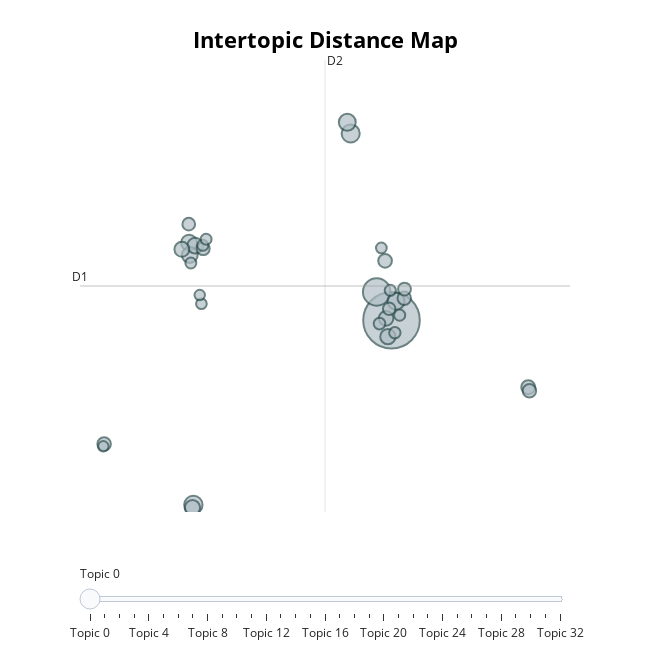

This figure's notebook cell:
### Markdown cell above
## 4-2 主题关系图 Intertopic Distance Map

### Code cell
fig_topic = best_topic_model.visualize_topics()
fig_topic_filename = f"topic_relationship_auto_{suffix}.html"
fig_topic.write_html(fig_topic_filename)
print(f"自动聚类后的主题关系图已保存为 {fig_topic_filename}")
fig_topic.show()

### Figure 1 — Plotly figure (JSON) as saved in the notebook; plotly's stock layout.template omitted (floating-point values rounded to 4 significant figures)
{"data": [{"customdata": [[0, "特别 | 策划 | 星鸣特攻 | 赚钱 | 玩游戏", 616], [1, "女人 | 长得 | steam | 展开 | 美女", 145], [2, "女权 | 权益 | 迎合 | 不想 | 互联网", 65], [3, "性别歧视 | 发布 | 媒体 | 中国 | 网上", 63], [4, "网友 | 美女 | 男性 | 真人 | 符合", 56], [5, "观点 | 报道 | 冯骥 | 游戏科学 | 宣传", 55], [6, "豆瓣 | 女拳 | 四处 | 黑神话悟空 | 哈哈哈哈", 49], [7, "猴子 | 水平 | 恶心 | 脸模 | 关系", 48], [8, "黑神话 | 屁股 | 黑猴 | 不配 | 女籍", 48], [9, "ign | 指责 | 策划 | 星鸣特攻 | 特别", 45], [10, "爱国 | 为啥 | 营销 | 大部分 | 真的", 45], [11, "态度 | 联动 | 抵制 | 真的 | 造谣", 43], [12, "记者 | 报道 | 目的 | 国内 | 想要", 41], [13, "四妹 | 有个 | 兄弟 | 地方 | 作用", 37], [14, "全女 | 评论 | 说话 | 工作室 | 十年", 36], [15, "四妹 | 兄弟 | 全是 | 地方 | 有个", 35], [16, "眯眯眼 | 外国 | 是因为 | 意识 | 颜值", 35], [17, "原型 | 建模 | 美丽 | 例子 | 提到", 35], [18, "悟空 | 女性角色 | 组织 | ign | 审美", 32], [19, "讨论 | 照片 | 导致 | 政治 | 世界", 32], [20, "瑞幸 | 抵制 | 侮辱 | 几年 | 黑神话", 31], [21, "正确 | 多元化 | 不到 | 成功 | 刻板", 30], [22, "增加 | 相关 | 外媒 | 几年 | 未来", 26], [23, "韩国 | 视频 | 一条 | 外国 | 西方", 25], [24, "四妹 | 仙人 | 孩子 | 剧情 | 故事", 24], [25, "大作 | 女玩家 | 微博 | 选择 | 发动", 24], [26, "影响 | 言论 | 工作室 | 代表 | 意识", 24], [27, "印度 | 希望 | 团队 | 国外 | 讨论", 23], [28, "西游记 | 多元 | 成立 | 神话 | 玩家", 23], [29, "小时候 | 评论 | 终于 | 十年 | 作者", 22], [30, "乙游 | 算是 | 原神 | 玩乙游 | 乙女游戏", 22], [31, "民族 | 例子 | 审美 | 提到 | 情况", 21], [32, "乙游 | 一句 | 官方 | 玩游戏 | 男生", 21]], "hovertemplate": "<b>Topic %{customdata[0]}</b><br>%{customdata[1]}<br>Size: %{customdata[2]}", "legendgroup": "", "marker": {"color": "#B0BEC5", "line": {"color": "DarkSlateGrey", "width": 2}, "size": [616, 145, 65, 63, 56, 55, 49, 48, 48, 45, 45, 43, 41, 37, 36, 35, 35, 35, 32, 32, 31, 30, 26, 25, 24, 24, 24, 23, 23, 22, 22, 21, 21], "sizemode": "area", "sizeref": 0.385, "symbol": "circle"}, "mode": "markers", "name": "", "orientation": "v", "showlegend": false, "type": "scatter", "x": [9.378, 8.329, -4.63, 6.492, 9.699, 6.252, -4.932, -4.883, -4.501, 9.121, -4.694, -5.44, 8.994, 19.04, 8.924, 19.13, 10.28, -10.94, -3.934, 10.3, -4.956, 9.214, 8.53, 9.615, -3.966, 9.293, 9.955, -4.808, -3.729, 8.66, -4.061, -10.99, -4.179], "xaxis": "x", "y": [5.182, 5.859, 0.7664, 9.649, 5.636, 9.919, 7.035, 6.743, 6.966, 4.79, 0.7006, 6.878, 5.227, 3.581, 6.604, 3.495, 5.708, 2.222, 6.895, 5.927, 7.48, 5.457, 5.1, 4.884, 6.975, 5.897, 5.304, 6.551, 7.119, 6.912, 5.577, 2.166, 5.785], "yaxis": "y"}], "layout": {"annotations": [{"showarrow": false, "text": "D1", "x": -12.64, "y": 6.001, "yshift": 10}, {"showarrow": false, "text": "D2", "x": 4.676, "xshift": 10, "y": 11.41}], "height": 650, "hoverlabel": {"bgcolor": "white", "font": {"family": "Rockwell", "size": 16}}, "legend": {"itemsizing": "constant", "tracegroupgap": 0}, "margin": {"t": 60}, "shapes": [{"line": {"color": "#CFD8DC", "width": 2}, "type": "line", "x0": 4.676, "x1": 4.676, "y0": 0.5955, "y1": 11.41}, {"line": {"color": "#9E9E9E", "width": 2}, "type": "line", "x0": -12.64, "x1": 22.0, "y0": 6.001, "y1": 6.001}], "sliders": [{"active": 0, "pad": {"t": 50}, "steps": [{"args": [{"marker.color": [["red", "#B0BEC5", "#B0BEC5", "#B0BEC5", "#B0BEC5", "#B0BEC5", "#B0BEC5", "#B0BEC5", "#B0BEC5", "#B0BEC5", "#B0BEC5", "#B0BEC5", "#B0BEC5", "#B0BEC5", "#B0BEC5", "#B0BEC5", "#B0BEC5", "#B0BEC5", "#B0BEC5", "#B0BEC5", "#B0BEC5", "#B0BEC5", "#B0BEC5", "#B0BEC5", "#B0BEC5", "#B0BEC5", "#B0BEC5", "#B0BEC5", "#B0BEC5", "#B0BEC5", "#B0BEC5", "#B0BEC5", "#B0BEC5"]]}], "label": "Topic 0", "method": "update"}, {"args": [{"marker.color": [["#B0BEC5", "red", "#B0BEC5", "#B0BEC5", "#B0BEC5", "#B0BEC5", "#B0BEC5", "#B0BEC5", "#B0BEC5", "#B0BEC5", "#B0BEC5", "#B0BEC5", "#B0BEC5", "#B0BEC5", "#B0BEC5", "#B0BEC5", "#B0BEC5", "#B0BEC5", "#B0BEC5", "#B0BEC5", "#B0BEC5", "#B0BEC5", "#B0BEC5", "#B0BEC5", "#B0BEC5", "#B0BEC5", "#B0BEC5", "#B0BEC5", "#B0BEC5", "#B0BEC5", "#B0BEC5", "#B0BEC5", "#B0BEC5"]]}], "label": "Topic 1", "method": "update"}, {"args": [{"marker.color": [["#B0BEC5", "#B0BEC5", "red", "#B0BEC5", "#B0BEC5", "#B0BEC5", "#B0BEC5", "#B0BEC5", "#B0BEC5", "#B0BEC5", "#B0BEC5", "#B0BEC5", "#B0BEC5", "#B0BEC5", "#B0BEC5", "#B0BEC5", "#B0BEC5", "#B0BEC5", "#B0BEC5", "#B0BEC5", "#B0BEC5", "#B0BEC5", "#B0BEC5", "#B0BEC5", "#B0BEC5", "#B0BEC5", "#B0BEC5", "#B0BEC5", "#B0BEC5", "#B0BEC5", "#B0BEC5", "#B0BEC5", "#B0BEC5"]]}], "label": "Topic 2", "method": "update"}, {"args": [{"marker.color": [["#B0BEC5", "#B0BEC5", "#B0BEC5", "red", "#B0BEC5", "#B0BEC5", "#B0BEC5", "#B0BEC5", "#B0BEC5", "#B0BEC5", "#B0BEC5", "#B0BEC5", "#B0BEC5", "#B0BEC5", "#B0BEC5", "#B0BEC5", "#B0BEC5", "#B0BEC5", "#B0BEC5", "#B0BEC5", "#B0BEC5", "#B0BEC5", "#B0BEC5", "#B0BEC5", "#B0BEC5", "#B0BEC5", "#B0BEC5", "#B0BEC5", "#B0BEC5", "#B0BEC5", "#B0BEC5", "#B0BEC5", "#B0BEC5"]]}], "label": "Topic 3", "method": "update"}, {"args": [{"marker.color": [["#B0BEC5", "#B0BEC5", "#B0BEC5", "#B0BEC5", "red", "#B0BEC5", "#B0BEC5", "#B0BEC5", "#B0BEC5", "#B0BEC5", "#B0BEC5", "#B0BEC5", "#B0BEC5", "#B0BEC5", "#B0BEC5", "#B0BEC5", "#B0BEC5", "#B0BEC5", "#B0BEC5", "#B0BEC5", "#B0BEC5", "#B0BEC5", "#B0BEC5", "#B0BEC5", "#B0BEC5", "#B0BEC5", "#B0BEC5", "#B0BEC5", "#B0BEC5", "#B0BEC5", "#B0BEC5", "#B0BEC5", "#B0BEC5"]]}], "label": "Topic 4", "method": "update"}, {"args": [{"marker.color": [["#B0BEC5", "#B0BEC5", "#B0BEC5", "#B0BEC5", "#B0BEC5", "red", "#B0BEC5", "#B0BEC5", "#B0BEC5", "#B0BEC5", "#B0BEC5", "#B0BEC5", "#B0BEC5", "#B0BEC5", "#B0BEC5", "#B0BEC5", "#B0BEC5", "#B0BEC5", "#B0BEC5", "#B0BEC5", "#B0BEC5", "#B0BEC5", "#B0BEC5", "#B0BEC5", "#B0BEC5", "#B0BEC5", "#B0BEC5", "#B0BEC5", "#B0BEC5", "#B0BEC5", "#B0BEC5", "#B0BEC5", "#B0BEC5"]]}], "label": "Topic 5", "method": "update"}, {"args": [{"marker.color": [["#B0BEC5", "#B0BEC5", "#B0BEC5", "#B0BEC5", "#B0BEC5", "#B0BEC5", "red", "#B0BEC5", "#B0BEC5", "#B0BEC5", "#B0BEC5", "#B0BEC5", "#B0BEC5", "#B0BEC5", "#B0BEC5", "#B0BEC5", "#B0BEC5", "#B0BEC5", "#B0BEC5", "#B0BEC5", "#B0BEC5", "#B0BEC5", "#B0BEC5", "#B0BEC5", "#B0BEC5", "#B0BEC5", "#B0BEC5", "#B0BEC5", "#B0BEC5", "#B0BEC5", "#B0BEC5", "#B0BEC5", "#B0BEC5"]]}], "label": "Topic 6", "method": "update"}, {"args": [{"marker.color": [["#B0BEC5", "#B0BEC5", "#B0BEC5", "#B0BEC5", "#B0BEC5", "#B0BEC5", "#B0BEC5", "red", "#B0BEC5", "#B0BEC5", "#B0BEC5", "#B0BEC5", "#B0BEC5", "#B0BEC5", "#B0BEC5", "#B0BEC5", "#B0BEC5", "#B0BEC5", "#B0BEC5", "#B0BEC5", "#B0BEC5", "#B0BEC5", "#B0BEC5", "#B0BEC5", "#B0BEC5", "#B0BEC5", "#B0BEC5", "#B0BEC5", "#B0BEC5", "#B0BEC5", "#B0BEC5", "#B0BEC5", "#B0BEC5"]]}], "label": "Topic 7", "method": "update"}, {"args": [{"marker.color": [["#B0BEC5", "#B0BEC5", "#B0BEC5", "#B0BEC5", "#B0BEC5", "#B0BEC5", "#B0BEC5", "#B0BEC5", "red", "#B0BEC5", "#B0BEC5", "#B0BEC5", "#B0BEC5", "#B0BEC5", "#B0BEC5", "#B0BEC5", "#B0BEC5", "#B0BEC5", "#B0BEC5", "#B0BEC5", "#B0BEC5", "#B0BEC5", "#B0BEC5", "#B0BEC5", "#B0BEC5", "#B0BEC5", "#B0BEC5", "#B0BEC5", "#B0BEC5", "#B0BEC5", "#B0BEC5", "#B0BEC5", "#B0BEC5"]]}], "label": "Topic 8", "method": "update"}, {"args": [{"marker.color": [["#B0BEC5", "#B0BEC5", "#B0BEC5", "#B0BEC5", "#B0BEC5", "#B0BEC5", "#B0BEC5", "#B0BEC5", "#B0BEC5", "red", "#B0BEC5", "#B0BEC5", "#B0BEC5", "#B0BEC5", "#B0BEC5", "#B0BEC5", "#B0BEC5", "#B0BEC5", "#B0BEC5", "#B0BEC5", "#B0BEC5", "#B0BEC5", "#B0BEC5", "#B0BEC5", "#B0BEC5", "#B0BEC5", "#B0BEC5", "#B0BEC5", "#B0BEC5", "#B0BEC5", "#B0BEC5", "#B0BEC5", "#B0BEC5"]]}], "label": "Topic 9", "method": "update"}, {"args": [{"marker.color": [["#B0BEC5", "#B0BEC5", "#B0BEC5", "#B0BEC5", "#B0BEC5", "#B0BEC5", "#B0BEC5", "#B0BEC5", "#B0BEC5", "#B0BEC5", "red", "#B0BEC5", "#B0BEC5", "#B0BEC5", "#B0BEC5", "#B0BEC5", "#B0BEC5", "#B0BEC5", "#B0BEC5", "#B0BEC5", "#B0BEC5", "#B0BEC5", "#B0BEC5", "#B0BEC5", "#B0BEC5", "#B0BEC5", "#B0BEC5", "#B0BEC5", "#B0BEC5", "#B0BEC5", "#B0BEC5", "#B0BEC5", "#B0BEC5"]]}], "label": "Topic 10", "method": "update"}, {"args": [{"marker.color": [["#B0BEC5", "#B0BEC5", "#B0BEC5", "#B0BEC5", "#B0BEC5", "#B0BEC5", "#B0BEC5", "#B0BEC5", "#B0BEC5", "#B0BEC5", "#B0BEC5", "red", "#B0BEC5", "#B0BEC5", "#B0BEC5", "#B0BEC5", "#B0BEC5", "#B0BEC5", "#B0BEC5", "#B0BEC5", "#B0BEC5", "#B0BEC5", "#B0BEC5", "#B0BEC5", "#B0BEC5", "#B0BEC5", "#B0BEC5", "#B0BEC5", "#B0BEC5", "#B0BEC5", "#B0BEC5", "#B0BEC5", "#B0BEC5"]]}], "label": "Topic 11", "method": "update"}, {"args": [{"marker.color": [["#B0BEC5", "#B0BEC5", "#B0BEC5", "#B0BEC5", "#B0BEC5", "#B0BEC5", "#B0BEC5", "#B0BEC5", "#B0BEC5", "#B0BEC5", "#B0BEC5", "#B0BEC5", "red", "#B0BEC5", "#B0BEC5", "#B0BEC5", "#B0BEC5", "#B0BEC5", "#B0BEC5", "#B0BEC5", "#B0BEC5", "#B0BEC5", "#B0BEC5", "#B0BEC5", "#B0BEC5", "#B0BEC5", "#B0BEC5", "#B0BEC5", "#B0BEC5", "#B0BEC5", "#B0BEC5", "#B0BEC5", "#B0BEC5"]]}], "label": "Topic 12", "method": "update"}, {"args": [{"marker.color": [["#B0BEC5", "#B0BEC5", "#B0BEC5", "#B0BEC5", "#B0BEC5", "#B0BEC5", "#B0BEC5", "#B0BEC5", "#B0BEC5", "#B0BEC5", "#B0BEC5", "#B0BEC5", "#B0BEC5", "red", "#B0BEC5", "#B0BEC5", "#B0BEC5", "#B0BEC5", "#B0BEC5", "#B0BEC5", "#B0BEC5", "#B0BEC5", "#B0BEC5", "#B0BEC5", "#B0BEC5", "#B0BEC5", "#B0BEC5", "#B0BEC5", "#B0BEC5", "#B0BEC5", "#B0BEC5", "#B0BEC5", "#B0BEC5"]]}], "label": "Topic 13", "method": "update"}, {"args": [{"marker.color": [["#B0BEC5", "#B0BEC5", "#B0BEC5", "#B0BEC5", "#B0BEC5", "#B0BEC5", "#B0BEC5", "#B0BEC5", "#B0BEC5", "#B0BEC5", "#B0BEC5", "#B0BEC5", "#B0BEC5", "#B0BEC5", "red", "#B0BEC5", "#B0BEC5", "#B0BEC5", "#B0BEC5", "#B0BEC5", "#B0BEC5", "#B0BEC5", "#B0BEC5", "#B0BEC5", "#B0BEC5", "#B0BEC5", "#B0BEC5", "#B0BEC5", "#B0BEC5", "#B0BEC5", "#B0BEC5", "#B0BEC5", "#B0BEC5"]]}], "label": "Topic 14", "method": "update"}, {"args": [{"marker.color": [["#B0BEC5", "#B0BEC5", "#B0BEC5", "#B0BEC5", "#B0BEC5", "#B0BEC5", "#B0BEC5", "#B0BEC5", "#B0BEC5", "#B0BEC5", "#B0BEC5", "#B0BEC5", "#B0BEC5", "#B0BEC5", "#B0BEC5", "red", "#B0BEC5", "#B0BEC5", "#B0BEC5", "#B0BEC5", "#B0BEC5", "#B0BEC5", "#B0BEC5", "#B0BEC5", "#B0BEC5", "#B0BEC5", "#B0BEC5", "#B0BEC5", "#B0BEC5", "#B0BEC5", "#B0BEC5", "#B0BEC5", "#B0BEC5"]]}], "label": "Topic 15", "method": "update"}, {"args": [{"marker.color": [["#B0BEC5", "#B0BEC5", "#B0BEC5", "#B0BEC5", "#B0BEC5", "#B0BEC5", "#B0BEC5", "#B0BEC5", "#B0BEC5", "#B0BEC5", "#B0BEC5", "#B0BEC5", "#B0BEC5", "#B0BEC5", "#B0BEC5", "#B0BEC5", "red", "#B0BEC5", "#B0BEC5", "#B0BEC5", "#B0BEC5", "#B0BEC5", "#B0BEC5", "#B0BEC5", "#B0BEC5", "#B0BEC5", "#B0BEC5", "#B0BEC5", "#B0BEC5", "#B0BEC5", "#B0BEC5", "#B0BEC5", "#B0BEC5"]]}], "label": "Topic 16", "method": "update"}, {"args": [{"marker.color": [["#B0BEC5", "#B0BEC5", "#B0BEC5", "#B0BEC5", "#B0BEC5", "#B0BEC5", "#B0BEC5", "#B0BEC5", "#B0BEC5", "#B0BEC5", "#B0BEC5", "#B0BEC5", "#B0BEC5", "#B0BEC5", "#B0BEC5", "#B0BEC5", "#B0BEC5", "red", "#B0BEC5", "#B0BEC5", "#B0BEC5", "#B0BEC5", "#B0BEC5", "#B0BEC5", "#B0BEC5", "#B0BEC5", "#B0BEC5", "#B0BEC5", "#B0BEC5", "#B0BEC5", "#B0BEC5", "#B0BEC5", "#B0BEC5"]]}], "label": "Topic 17", "method": "update"}, {"args": [{"marker.color": [["#B0BEC5", "#B0BEC5", "#B0BEC5", "#B0BEC5", "#B0BEC5", "#B0BEC5", "#B0BEC5", "#B0BEC5", "#B0BEC5", "#B0BEC5", "#B0BEC5", "#B0BEC5", "#B0BEC5", "#B0BEC5", "#B0BEC5", "#B0BEC5", "#B0BEC5", "#B0BEC5", "red", "#B0BEC5", "#B0BEC5", "#B0BEC5", "#B0BEC5", "#B0BEC5", "#B0BEC5", "#B0BEC5", "#B0BEC5", "#B0BEC5", "#B0BEC5", "#B0BEC5", "#B0BEC5", "#B0BEC5", "#B0BEC5"]]}], "label": "Topic 18", "method": "update"}, {"args": [{"marker.color": [["#B0BEC5", "#B0BEC5", "#B0BEC5", "#B0BEC5", "#B0BEC5", "#B0BEC5", "#B0BEC5", "#B0BEC5", "#B0BEC5", "#B0BEC5", "#B0BEC5", "#B0BEC5", "#B0BEC5", "#B0BEC5", "#B0BEC5", "#B0BEC5", "#B0BEC5", "#B0BEC5", "#B0BEC5", "red", "#B0BEC5", "#B0BEC5", "#B0BEC5", "#B0BEC5", "#B0BEC5", "#B0BEC5", "#B0BEC5", "#B0BEC5", "#B0BEC5", "#B0BEC5", "#B0BEC5", "#B0BEC5", "#B0BEC5"]]}], "label": "Topic 19", "method": "update"}, {"args": [{"marker.color": [["#B0BEC5", "#B0BEC5", "#B0BEC5", "#B0BEC5", "#B0BEC5", "#B0BEC5", "#B0BEC5", "#B0BEC5", "#B0BEC5", "#B0BEC5", "#B0BEC5", "#B0BEC5", "#B0BEC5", "#B0BEC5", "#B0BEC5", "#B0BEC5", "#B0BEC5", "#B0BEC5", "#B0BEC5", "#B0BEC5", "red", "#B0BEC5", "#B0BEC5", "#B0BEC5", "#B0BEC5", "#B0BEC5", "#B0BEC5", "#B0BEC5", "#B0BEC5", "#B0BEC5", "#B0BEC5", "#B0BEC5", "#B0BEC5"]]}], "label": "Topic 20", "method": "update"}, {"args": [{"marker.color": [["#B0BEC5", "#B0BEC5", "#B0BEC5", "#B0BEC5", "#B0BEC5", "#B0BEC5", "#B0BEC5", "#B0BEC5", "#B0BEC5", "#B0BEC5", "#B0BEC5", "#B0BEC5", "#B0BEC5", "#B0BEC5", "#B0BEC5", "#B0BEC5", "#B0BEC5", "#B0BEC5", "#B0BEC5", "#B0BEC5", "#B0BEC5", "red", "#B0BEC5", "#B0BEC5", "#B0BEC5", "#B0BEC5", "#B0BEC5", "#B0BEC5", "#B0BEC5", "#B0BEC5", "#B0BEC5", "#B0BEC5", "#B0BEC5"]]}], "label": "Topic 21", "method": "update"}, {"args": [{"marker.color": [["#B0BEC5", "#B0BEC5", "#B0BEC5", "#B0BEC5", "#B0BEC5", "#B0BEC5", "#B0BEC5", "#B0BEC5", "#B0BEC5", "#B0BEC5", "#B0BEC5", "#B0BEC5", "#B0BEC5", "#B0BEC5", "#B0BEC5", "#B0BEC5", "#B0BEC5", "#B0BEC5", "#B0BEC5", "#B0BEC5", "#B0BEC5", "#B0BEC5", "red", "#B0BEC5", "#B0BEC5", "#B0BEC5", "#B0BEC5", "#B0BEC5", "#B0BEC5", "#B0BEC5", "#B0BEC5", "#B0BEC5", "#B0BEC5"]]}], "label": "Topic 22", "method": "update"}, {"args": [{"marker.color": [["#B0BEC5", "#B0BEC5", "#B0BEC5", "#B0BEC5", "#B0BEC5", "#B0BEC5", "#B0BEC5", "#B0BEC5", "#B0BEC5", "#B0BEC5", "#B0BEC5", "#B0BEC5", "#B0BEC5", "#B0BEC5", "#B0BEC5", "#B0BEC5", "#B0BEC5", "#B0BEC5", "#B0BEC5", "#B0BEC5", "#B0BEC5", "#B0BEC5", "#B0BEC5", "red", "#B0BEC5", "#B0BEC5", "#B0BEC5", "#B0BEC5", "#B0BEC5", "#B0BEC5", "#B0BEC5", "#B0BEC5", "#B0BEC5"]]}], "label": "Topic 23", "method": "update"}, {"args": [{"marker.color": [["#B0BEC5", "#B0BEC5", "#B0BEC5", "#B0BEC5", "#B0BEC5", "#B0BEC5", "#B0BEC5", "#B0BEC5", "#B0BEC5", "#B0BEC5", "#B0BEC5", "#B0BEC5", "#B0BEC5", "#B0BEC5", "#B0BEC5", "#B0BEC5", "#B0BEC5", "#B0BEC5", "#B0BEC5", "#B0BEC5", "#B0BEC5", "#B0BEC5", "#B0BEC5", "#B0BEC5", "red", "#B0BEC5", "#B0BEC5", "#B0BEC5", "#B0BEC5", "#B0BEC5", "#B0BEC5", "#B0BEC5", "#B0BEC5"]]}], "label": "Topic 24", "method": "update"}, {"args": [{"marker.color": [["#B0BEC5", "#B0BEC5", "#B0BEC5", "#B0BEC5", "#B0BEC5", "#B0BEC5", "#B0BEC5", "#B0BEC5", "#B0BEC5", "#B0BEC5", "#B0BEC5", "#B0BEC5", "#B0BEC5", "#B0BEC5", "#B0BEC5", "#B0BEC5", "#B0BEC5", "#B0BEC5", "#B0BEC5", "#B0BEC5", "#B0BEC5", "#B0BEC5", "#B0BEC5", "#B0BEC5", "#B0BEC5", "red", "#B0BEC5", "#B0BEC5", "#B0BEC5", "#B0BEC5", "#B0BEC5", "#B0BEC5", "#B0BEC5"]]}], "label": "Topic 25", "method": "update"}, {"args": [{"marker.color": [["#B0BEC5", "#B0BEC5", "#B0BEC5", "#B0BEC5", "#B0BEC5", "#B0BEC5", "#B0BEC5", "#B0BEC5", "#B0BEC5", "#B0BEC5", "#B0BEC5", "#B0BEC5", "#B0BEC5", "#B0BEC5", "#B0BEC5", "#B0BEC5", "#B0BEC5", "#B0BEC5", "#B0BEC5", "#B0BEC5", "#B0BEC5", "#B0BEC5", "#B0BEC5", "#B0BEC5", "#B0BEC5", "#B0BEC5", "red", "#B0BEC5", "#B0BEC5", "#B0BEC5", "#B0BEC5", "#B0BEC5", "#B0BEC5"]]}], "label": "Topic 26", "method": "update"}, {"args": [{"marker.color": [["#B0BEC5", "#B0BEC5", "#B0BEC5", "#B0BEC5", "#B0BEC5", "#B0BEC5", "#B0BEC5", "#B0BEC5", "#B0BEC5", "#B0BEC5", "#B0BEC5", "#B0BEC5", "#B0BEC5", "#B0BEC5", "#B0BEC5", "#B0BEC5", "#B0BEC5", "#B0BEC5", "#B0BEC5", "#B0BEC5", "#B0BEC5", "#B0BEC5", "#B0BEC5", "#B0BEC5", "#B0BEC5", "#B0BEC5", "#B0BEC5", "red", "#B0BEC5", "#B0BEC5", "#B0BEC5", "#B0BEC5", "#B0BEC5"]]}], "label": "Topic 27", "method": "update"}, {"args": [{"marker.color": [["#B0BEC5", "#B0BEC5", "#B0BEC5", "#B0BEC5", "#B0BEC5", "#B0BEC5", "#B0BEC5", "#B0BEC5", "#B0BEC5", "#B0BEC5", "#B0BEC5", "#B0BEC5", "#B0BEC5", "#B0BEC5", "#B0BEC5", "#B0BEC5", "#B0BEC5", "#B0BEC5", "#B0BEC5", "#B0BEC5", "#B0BEC5", "#B0BEC5", "#B0BEC5", "#B0BEC5", "#B0BEC5", "#B0BEC5", "#B0BEC5", "#B0BEC5", "red", "#B0BEC5", "#B0BEC5", "#B0BEC5", "#B0BEC5"]]}], "label": "Topic 28", "method": "update"}, {"args": [{"marker.color": [["#B0BEC5", "#B0BEC5", "#B0BEC5", "#B0BEC5", "#B0BEC5", "#B0BEC5", "#B0BEC5", "#B0BEC5", "#B0BEC5", "#B0BEC5", "#B0BEC5", "#B0BEC5", "#B0BEC5", "#B0BEC5", "#B0BEC5", "#B0BEC5", "#B0BEC5", "#B0BEC5", "#B0BEC5", "#B0BEC5", "#B0BEC5", "#B0BEC5", "#B0BEC5", "#B0BEC5", "#B0BEC5", "#B0BEC5", "#B0BEC5", "#B0BEC5", "#B0BEC5", "red", "#B0BEC5", "#B0BEC5", "#B0BEC5"]]}], "label": "Topic 29", "method": "update"}, {"args": [{"marker.color": [["#B0BEC5", "#B0BEC5", "#B0BEC5", "#B0BEC5", "#B0BEC5", "#B0BEC5", "#B0BEC5", "#B0BEC5", "#B0BEC5", "#B0BEC5", "#B0BEC5", "#B0BEC5", "#B0BEC5", "#B0BEC5", "#B0BEC5", "#B0BEC5", "#B0BEC5", "#B0BEC5", "#B0BEC5", "#B0BEC5", "#B0BEC5", "#B0BEC5", "#B0BEC5", "#B0BEC5", "#B0BEC5", "#B0BEC5", "#B0BEC5", "#B0BEC5", "#B0BEC5", "#B0BEC5", "red", "#B0BEC5", "#B0BEC5"]]}], "label": "Topic 30", "method": "update"}, {"args": [{"marker.color": [["#B0BEC5", "#B0BEC5", "#B0BEC5", "#B0BEC5", "#B0BEC5", "#B0BEC5", "#B0BEC5", "#B0BEC5", "#B0BEC5", "#B0BEC5", "#B0BEC5", "#B0BEC5", "#B0BEC5", "#B0BEC5", "#B0BEC5", "#B0BEC5", "#B0BEC5", "#B0BEC5", "#B0BEC5", "#B0BEC5", "#B0BEC5", "#B0BEC5", "#B0BEC5", "#B0BEC5", "#B0BEC5", "#B0BEC5", "#B0BEC5", "#B0BEC5", "#B0BEC5", "#B0BEC5", "#B0BEC5", "red", "#B0BEC5"]]}], "label": "Topic 31", "method": "update"}, {"args": [{"marker.color": [["#B0BEC5", "#B0BEC5", "#B0BEC5", "#B0BEC5", "#B0BEC5", "#B0BEC5", "#B0BEC5", "#B0BEC5", "#B0BEC5", "#B0BEC5", "#B0BEC5", "#B0BEC5", "#B0BEC5", "#B0BEC5", "#B0BEC5", "#B0BEC5", "#B0BEC5", "#B0BEC5", "#B0BEC5", "#B0BEC5", "#B0BEC5", "#B0BEC5", "#B0BEC5", "#B0BEC5", "#B0BEC5", "#B0BEC5", "#B0BEC5", "#B0BEC5", "#B0BEC5", "#B0BEC5", "#B0BEC5", "#B0BEC5", "red"]]}], "label": "Topic 32", "method": "update"}]}], "title": {"font": {"color": "Black", "size": 22}, "text": "<b>Intertopic Distance Map</b>", "x": 0.5, "xanchor": "center", "y": 0.95, "yanchor": "top"}, "width": 650, "xaxis": {"anchor": "y", "domain": [0, 1], "range": [-12.64, 22.0], "title": {"text": ""}, "visible": false}, "yaxis": {"anchor": "x", "domain": [0, 1], "range": [0.5955, 11.41], "title": {"text": ""}, "visible": false}}}
